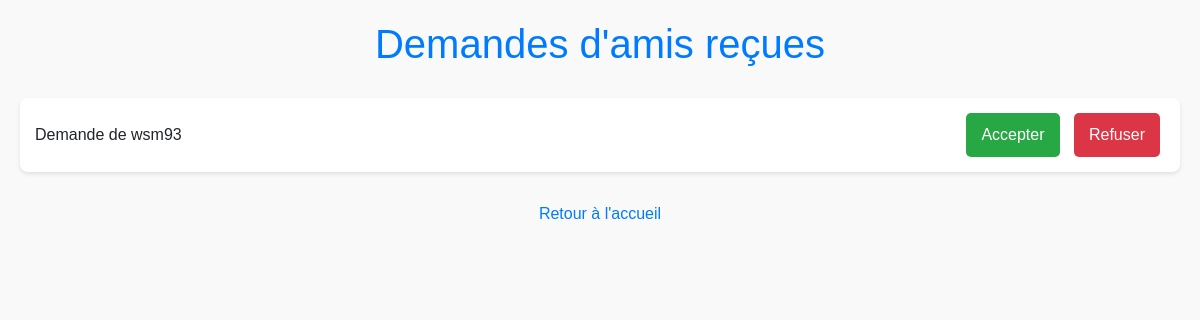
Page /friend_requests (signed in) on the earlier database version.
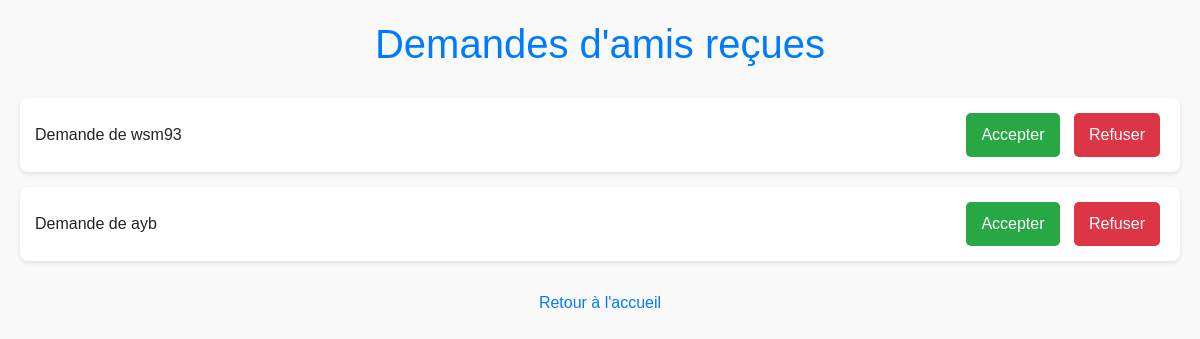
Same page on the later database version.
### models.py (models this page shows)
class FriendRequest(db.Model):
    id = db.Column(db.Integer, primary_key=True)
    sender_id = db.Column(db.Integer, db.ForeignKey('user.id'), nullable=False)
    receiver_id = db.Column(db.Integer, db.ForeignKey('user.id'), nullable=False)
    status = db.Column(db.String(20), default='pending')  # pending, accepted, rejected
    timestamp = db.Column(db.DateTime, default=db.func.current_timestamp())
    sender = db.relationship('User', foreign_keys=[sender_id])
    receiver = db.relationship('User', foreign_keys=[receiver_id])

class User(UserMixin, db.Model):
    id = db.Column(db.Integer, primary_key=True)
    username = db.Column(db.String(150), unique=True, nullable=False)
    password = db.Column(db.String(150), nullable=False)

### app.py (the view)
@app.route('/friend_requests', methods=['GET'])
@login_required
def friend_requests():
    requests = FriendRequest.query.filter_by(receiver_id=current_user.id, status='pending').all()
    return render_template('friend_requests.html', requests=requests)

### app.py (called while the page is built)
@login_manager.user_loader
def load_user(user_id):
    return db.session.get(User, int(user_id))  # Correctif pour éviter LegacyAPIWarning

### templates/friend_requests.html (shortened to what this page needs)
<!DOCTYPE html>
<html lang="en">
<head>
    <link href="https://cdn.jsdelivr.net/npm/bootstrap@5.1.3/dist/css/bootstrap.min.css" rel="stylesheet">
</head>
<body>
    <h1>Demandes d'amis reçues</h1>
    <ul>
        {% for req in requests %}
            <li>
                <span>Demande de {{ req.sender.username }}</span>
                <form method="POST" action="{{ url_for('respond_to_request', request_id=req.id) }}" class="form-inline">
                    <button type="submit" name="action" value="accept">Accepter</button>
                    <button type="submit" name="action" value="reject">Refuser</button>
                </form>
            </li>
        {% endfor %}
    </ul>
    <p><a href="{{ url_for('index') }}">Retour à l'accueil</a></p>
</body>
</html>

### templates/friend_requests.html (style rules this page uses)
body { background-color: #f9f9f9; font-family: 'Arial', sans-serif; margin: 0; padding: 20px; }
h1 { color: #007bff; text-align: center; margin-bottom: 30px; }
ul { list-style-type: none; padding: 0; }
li { background-color: #ffffff; padding: 15px; border-radius: 8px; margin-bottom: 15px; box-shadow: 0 2px 4px rgba(0, 0, 0, 0.1); display: flex; justify-content: space-between; align-items: center; }
.form-inline button { margin: 0 5px; }
button { border-radius: 5px; padding: 10px 15px; border: none; cursor: pointer; }
button[name="action"][value="accept"] { background-color: #28a745; color: white; }
button[name="action"][value="reject"] { background-color: #dc3545; color: white; }
a { display: block; text-align: center; margin-top: 30px; color: #007bff; text-decoration: none; }

Differences in the rows shown:
added FriendRequest: sender.username "ayb"
